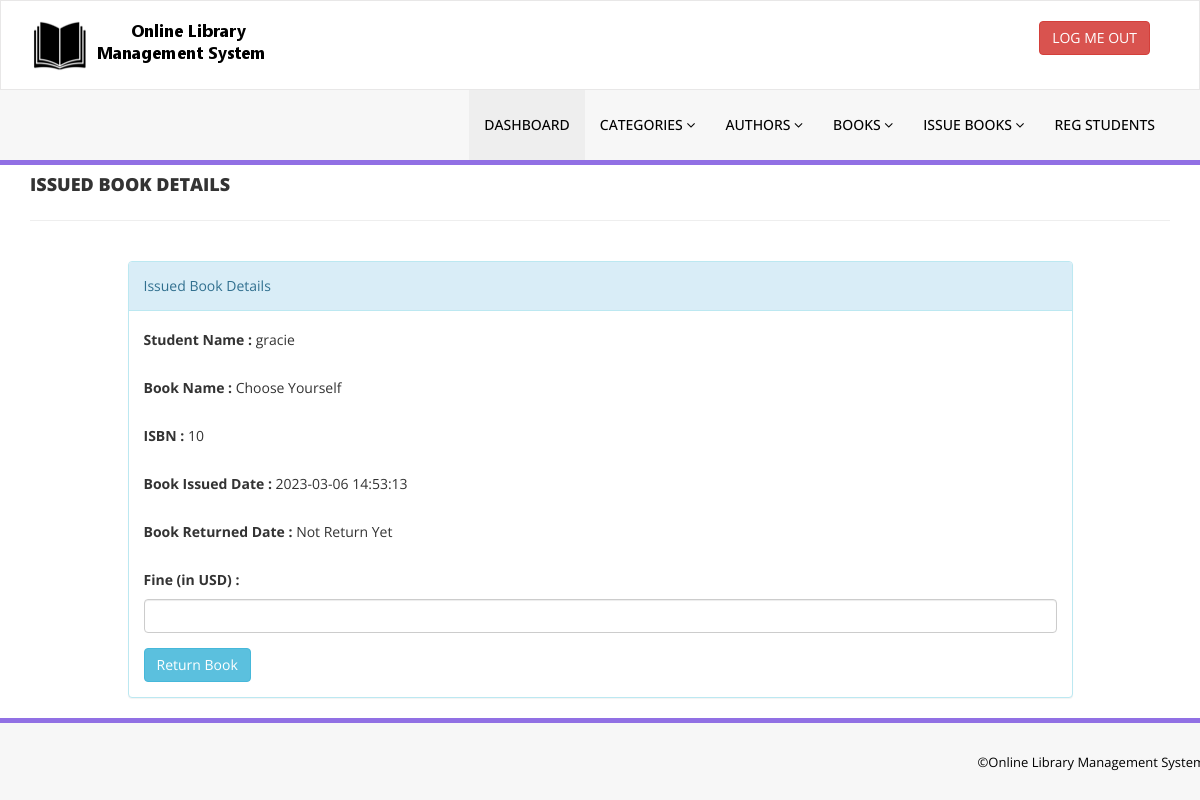
The app's page /admin/update-issue-bookdeails.php?rid=8 (signed in) with its own data.
### tables this page shows
CREATE TABLE `tblissuedbookdetails` (
  `id` int(11) NOT NULL,
  `BookId` int(11) DEFAULT NULL,
  `StudentID` varchar(150) DEFAULT NULL,
  `IssuesDate` timestamp NULL DEFAULT current_timestamp(),
  `ReturnDate` timestamp NULL DEFAULT NULL ON UPDATE current_timestamp(),
  `RetrunStatus` int(1) DEFAULT NULL,
  `fine` int(11) DEFAULT NULL
);

CREATE TABLE `tblstudents` (
  `id` int(11) NOT NULL,
  `StudentId` varchar(100) DEFAULT NULL,
  `FullName` varchar(120) DEFAULT NULL,
  `EmailId` varchar(120) DEFAULT NULL,
  `MobileNumber` char(11) DEFAULT NULL,
  `Password` varchar(120) DEFAULT NULL,
  `Status` int(1) DEFAULT NULL,
  `RegDate` timestamp NULL DEFAULT current_timestamp(),
  `UpdationDate` timestamp NULL DEFAULT NULL ON UPDATE current_timestamp()
);

CREATE TABLE `tblbooks` (
  `id` int(11) NOT NULL,
  `BookName` varchar(255) DEFAULT NULL,
  `CatId` int(11) DEFAULT NULL,
  `AuthorId` int(11) DEFAULT NULL,
  `ISBNNumber` int(11) DEFAULT NULL,
  `BookPrice` int(11) DEFAULT NULL,
  `RegDate` timestamp NULL DEFAULT current_timestamp(),
  `UpdationDate` timestamp NULL DEFAULT NULL ON UPDATE current_timestamp()
);

### admin/update-issue-bookdeails.php (the view, shortened to what this page needs)
<?php
include('includes/config.php');
if(strlen($_SESSION['alogin'])==0)
    {
header('location:index.php');
}
else{
?>
<!DOCTYPE html>
<html xmlns="http://www.w3.org/1999/xhtml">
<head>
    <link href="assets/css/bootstrap.css" rel="stylesheet" />
    <link href="assets/css/font-awesome.css" rel="stylesheet" />
    <link href="assets/css/style.css" rel="stylesheet" />
</head>
<body>
<?php include('includes/header.php');?>
    <div class="content-wra
    <div class="content-wrapper">
         <div class="container">
        <div class="row pad-botm">
            <div class="col-md-12">
                <h4 class="header-line">Issued Book Details</h4>
                            </div>
</div>
<div class="row">
<div class="col-md-10 col-sm-6 col-xs-12 col-md-offset-1"">
<div class="panel panel-info">
<div class="panel-heading">
Issued Book Details
</div>
<div class="panel-body">
<form role="form" method="post">
<?php
$rid=intval($_GET['rid']);
$sql = "SELECT tblstudents.FullName,tblbooks.BookName,tblbooks.ISBNNumber,tblissuedbookdetails.IssuesDate,tblissuedbookdetails.ReturnDate,tblissuedbookdetails.id as rid,tblissuedbookdetails.fine,tblissuedbookdetails.RetrunStatus from  tblissuedbookdetails join tblstudents on tblstudents.StudentId=tblissuedbookdetails.StudentId join tblbooks on tblbooks.id=tblissuedbookdetails.BookId where tblissuedbookdetails.id=:rid";
$query = $dbh -> prepare($sql);
$query->bindParam(':rid',$rid,PDO::PARAM_STR);
$query->execute();
$results=$query->fetchAll(PDO::FETCH_OBJ);
if($query->rowCount() > 0)
{
foreach($results as $result)
{               ?>
<div class="form-group">
<label>Student Name :</label>
<?php echo htmlentities($result->FullName);?>
</div>
<div class="form-group">
<label>Book Name :</label>
<?php echo htmlentities($result->BookName);?>
</div>
<div class="form-group">
<label>ISBN :</label>
<?php echo htmlentities($result->ISBNNumber);?>
</div>
<div class="form-group">
<label>Book Issued Date :</label>
<?php echo htmlentities($result->IssuesDate);?>
</div>
<div class="form-group">
<label>Book Returned Date :</label>
<?php if($result->ReturnDate=="")
                                            {
                                                echo htmlentities("Not Return Yet");
                                            } else {
                                            echo htmlentities($result->ReturnDate);
}
                                            ?>
</div>
<div class="form-group">
<label>Fine (in USD) :</label>
<?php
if($result->fine=="")
{?>
<input class="form-control" type="text" name="fine" id="fine"  required />
<?php }else {
echo htmlentities($result->fine);
}
?>
</div>
 <?php if($result->RetrunStatus==0){?>
<button type="submit" name="return" id="submit" class="btn btn-info">Return Book </button>
 </div>
<?php }}} ?>
                            </div>
                        </div>
                            </div>
        </div>
    </div>
  <?php include('includes/footer.php');?>
</body>
</html>
<?php } ?>

### admin/assets/css/style.css (style rules this page uses)
.header-line { font-weight:900; padding-bottom:25px; border-bottom:1px solid #eeeeee; text-transform:uppercase; }
.pad-botm { padding-bottom:30px; }

### records on screen
tblissuedbookdetails: tblstudents.FullName "gracie", BookId.BookName "Choose Yourself", BookId.ISBNNumber "10", IssuesDate "2023-03-06 14:53:13", shows "Return Book"
